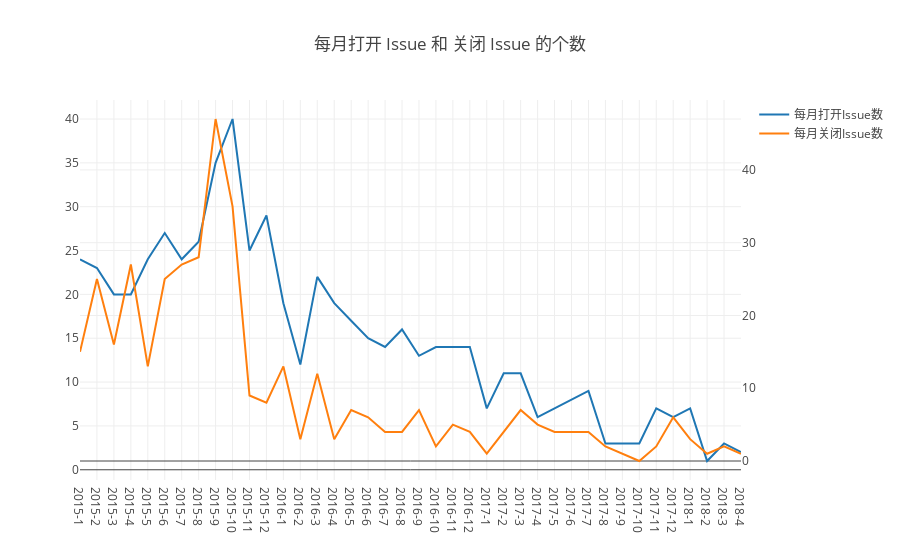

Here is the notebook cell this chart was saved with:
### Code cell
//任务二：每⽉打开 Issue 和 关闭 Issue 的个数
Promise.all(years.map(y => {
    var q = `
    SELECT toYear(created_at) year,toMonth(created_at) month,
    count(action = 'opened' OR NULL) as opens,
    count(action = 'closed' OR NULL) as closes
    from ${database}.year${y}
    where repo_id = ${repo_id} and type = 'IssuesEvent'
    group by 
    year,month
    order by
    year,month`;
    return openDigger.driver.clickhouse.query(q);
})).then(data => {
    var time=[],opensCount=[],closeCount=[],table=[];
    data.forEach(d => {
        d.forEach(
            k =>{
                time.push(k.year + '-'+  k.month);
                opensCount.push(k.opens);
                closeCount.push(k.closes);
                table.push({'时间':k.year+'-'+k.month,'每月打开Issue数':k.opens,'每月关闭Issue数':k.closes});
            }
        )});
    openDigger.render.plotly([
        {x: time, y:opensCount , mode: 'scatter', name: '每月打开Issue数'},
        {x: time, y: closeCount, mode: 'scatter', name: '每月关闭Issue数', yaxis: 'y2'}
    ], {
        title: '每⽉打开 Issue 和 关闭 Issue 的个数',
        yaxis2: { overlaying: 'y', side: 'right', anchor: 'x' },
        yaxis3: { overlaying: 'y', side: 'right', anchor: 'x' },
        xaxis: {type: 'category'}
    });
    console.table(table);
});

### Figure 1 — Plotly figure (JSON) as saved in the notebook; plotly's stock layout.template omitted (floating-point values rounded to 4 significant figures)
{"data": [{"mode": "scatter", "name": "每月打开Issue数", "x": ["2015-1", "2015-2", "2015-3", "2015-4", "2015-5", "2015-6", "2015-7", "2015-8", "2015-9", "2015-10", "2015-11", "2015-12", "2016-1", "2016-2", "2016-3", "2016-4", "2016-5", "2016-6", "2016-7", "2016-8", "2016-9", "2016-10", "2016-11", "2016-12", "2017-1", "2017-2", "2017-3", "2017-4", "2017-5", "2017-6", "2017-7", "2017-8", "2017-9", "2017-10", "2017-11", "2017-12", "2018-1", "2018-2", "2018-3", "2018-4"], "y": ["24", "23", "20", "20", "24", "27", "24", "26", "35", "40", "25", "29", "19", "12", "22", "19", "17", "15", "14", "16", "13", "14", "14", "14", "7", "11", "11", "6", "7", "8", "9", "3", "3", "3", "7", "6", "7", "1", "3", "2"]}, {"mode": "scatter", "name": "每月关闭Issue数", "x": ["2015-1", "2015-2", "2015-3", "2015-4", "2015-5", "2015-6", "2015-7", "2015-8", "2015-9", "2015-10", "2015-11", "2015-12", "2016-1", "2016-2", "2016-3", "2016-4", "2016-5", "2016-6", "2016-7", "2016-8", "2016-9", "2016-10", "2016-11", "2016-12", "2017-1", "2017-2", "2017-3", "2017-4", "2017-5", "2017-6", "2017-7", "2017-8", "2017-9", "2017-10", "2017-11", "2017-12", "2018-1", "2018-2", "2018-3", "2018-4"], "y": ["15", "25", "16", "27", "13", "25", "27", "28", "47", "35", "9", "8", "13", "3", "12", "3", "7", "6", "4", "4", "7", "2", "5", "4", "1", "4", "7", "5", "4", "4", "4", "2", "1", "0", "2", "6", "3", "1", "2", "1"], "yaxis": "y2"}], "layout": {"autosize": true, "title": {"text": "每⽉打开 Issue 和 关闭 Issue 的个数"}, "xaxis": {"autorange": true, "range": [0, 39], "type": "category"}, "yaxis": {"autorange": true, "range": [-1.167, 42.17], "type": "linear"}, "yaxis2": {"anchor": "x", "autorange": true, "overlaying": "y", "range": [-2.611, 49.61], "side": "right", "type": "linear"}, "yaxis3": {"anchor": "x", "overlaying": "y", "side": "right"}}}
